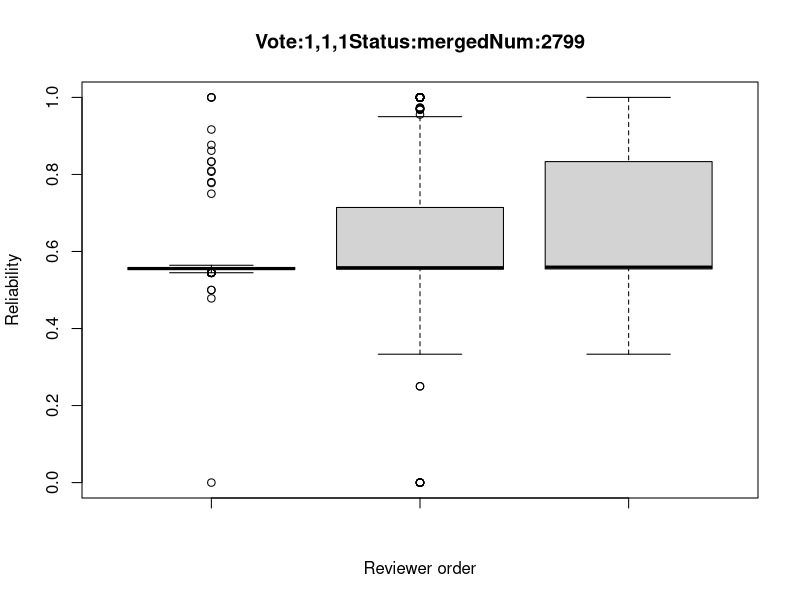
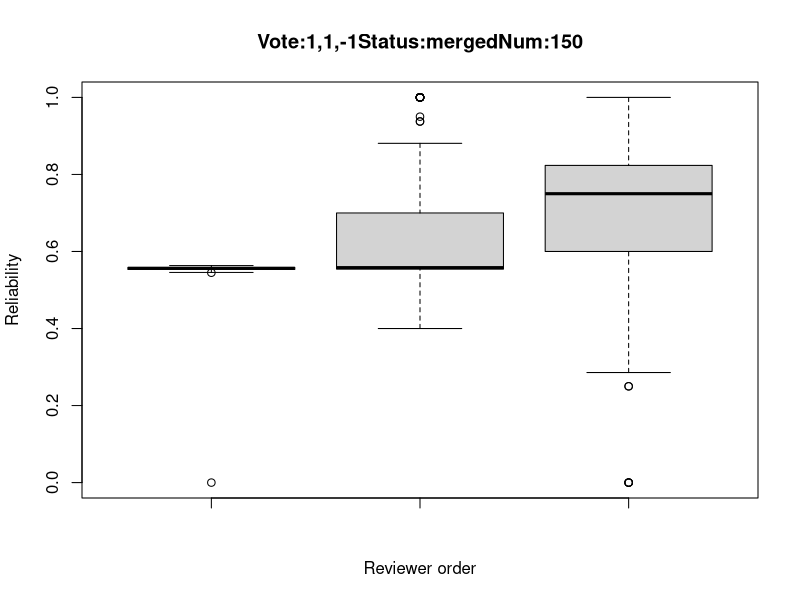
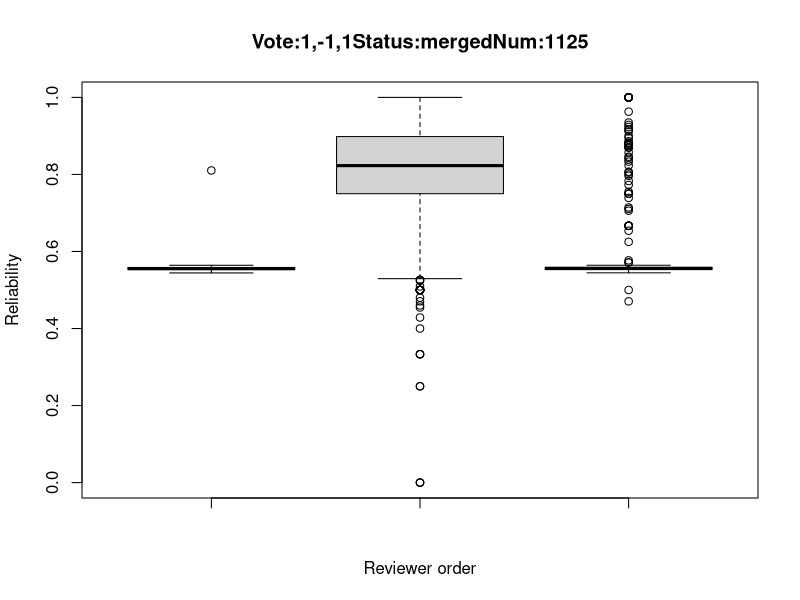
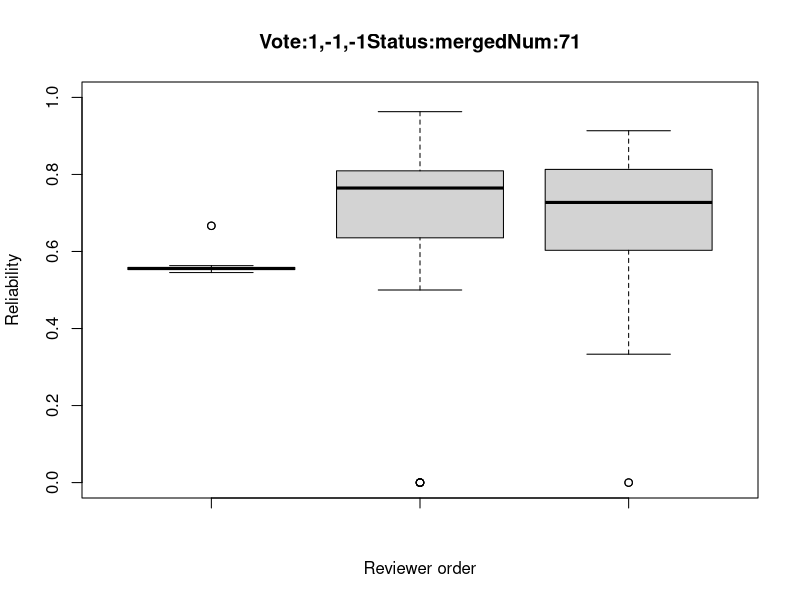
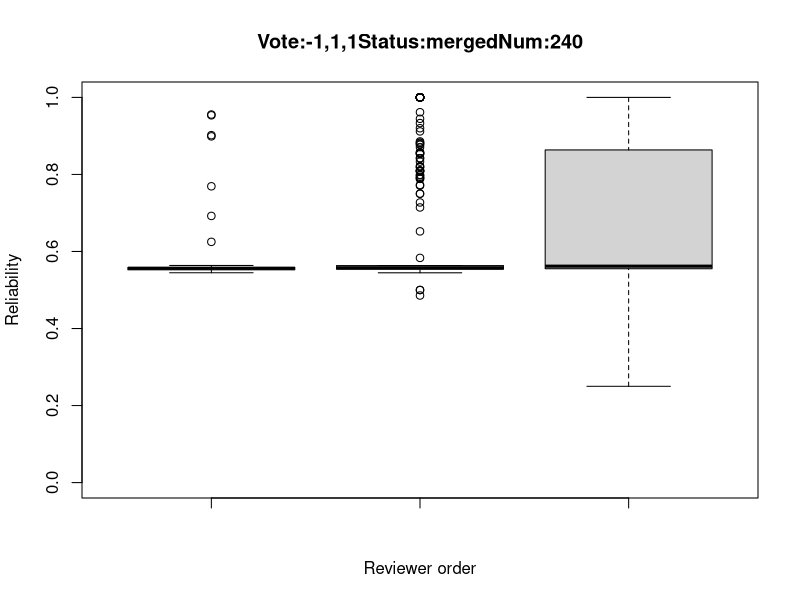
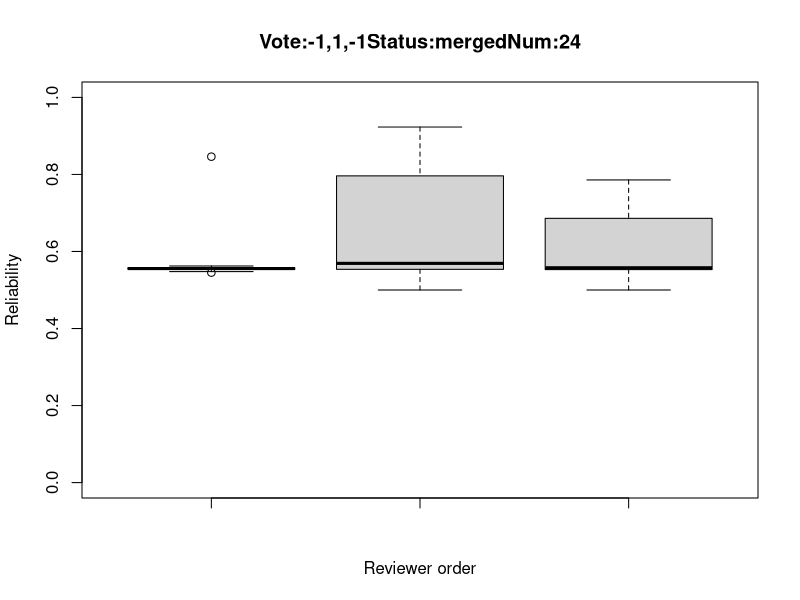
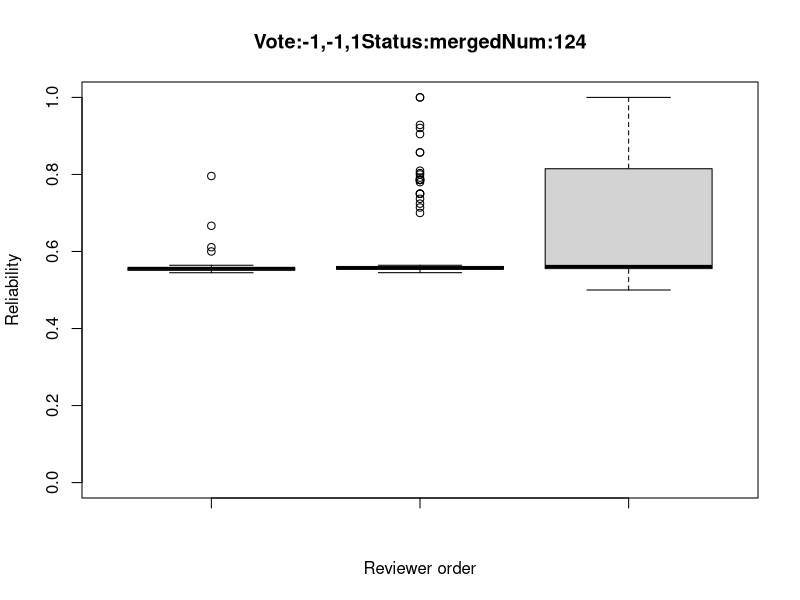
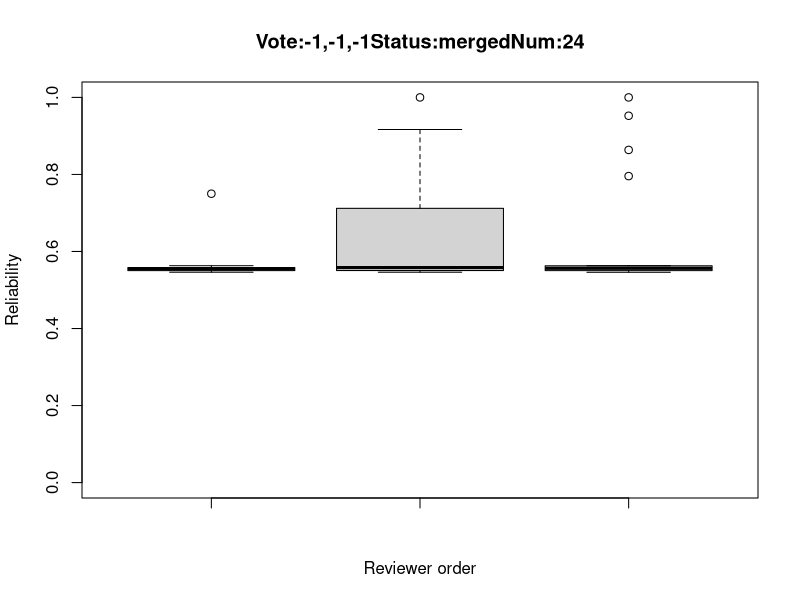

These figures' R source, in order:
########################
## SANER2015 RQ2
## @author:Yuki Ueda
## @createdOn:2015/10/20
########################
#pdf("RQ2_2.pdf")


### Set data
num <- data.frame() # Init

# Input csv
num <- read.csv("CSVdata_q/numOfPatchsets_3.csv"
                 ,sep=",", header=TRUE)

### number of patchset's voting(+1, -1) is 1
index_1 <- list(data.frame(), data.frame(), data.frame()) # first vote is like or dislike
index_2 <- list(index_1, index_1) # second vote is like or dislike
index_3 <- list(index_2, index_2)
index_m <- list(index_3, index_3) # merge or abandoned
index <- list(index_m,index_m)

for(i in 1:nrow(num)){
  Id = num$ReviewId[i]
  CIndex = num$CommentIndex[i]      # CommentIndex
  if(CIndex==1){
    if(num$VotingScore[i] == 1){
      vote1 = 1
    }else{
      vote1 = 2
    }
    next
  }else if(CIndex==2){
    if(num$VotingScore[i] == 1){
      vote2 = 1
    }else{
      vote2 = 2
    }
    next
  }

  if(num$Status[i] == "merged"){
    merge_or_abandone = 1
  }else{
    merge_or_abandone = 2
  }

  if(num$VotingScore[i] == 1){
    vote3 = 1
  }else{
    vote3 = 2
  }

  index[[merge_or_abandone]][[vote1]][[vote2]][[vote3]][[1]] <- rbind(index[[merge_or_abandone]][[vote1]][[vote2]][[vote3]][[1]], num[i-2,])
  index[[merge_or_abandone]][[vote1]][[vote2]][[vote3]][[2]] <- rbind(index[[merge_or_abandone]][[vote1]][[vote2]][[vote3]][[2]], num[i-1,])
  index[[merge_or_abandone]][[vote1]][[vote2]][[vote3]][[3]] <- rbind(index[[merge_or_abandone]][[vote1]][[vote2]][[vote3]][[3]], num[i,])
}

# Output to PDF file
for(i in index){
  for(j in i){ # first Comment
    for(k in j){ # second Comment
      for(l in k){
        value1 = l[[1]]$CurrentPar
        value2 = l[[2]]$CurrentPar
        value3 = l[[3]]$CurrentPar
        name = paste("Vote:", l[[1]]$VotingScore[1], ",", l[[2]]$VotingScore[1], ",", l[[3]]$VotingScore[1], "Status:", l[[1]]$Status[1],"Num:",length(value1),sep = "")
        jpeg(paste("picture_q/RQ2_3",name,".jpg",sep=""))
        boxplot(value1, value2,  value3, xlab="Reviewer order", ylab="Reliability", main=name, ylim=c(0,1))
      }
    }
  }
}
